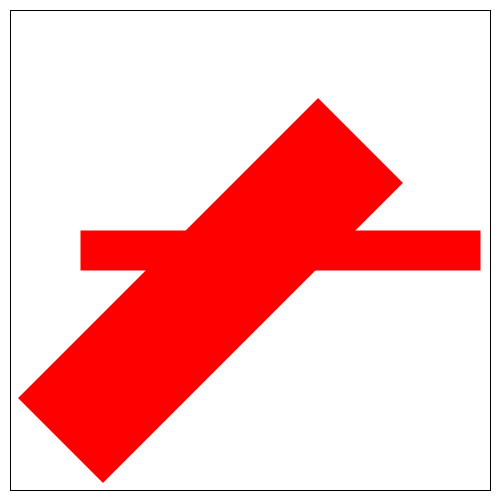
Frame 1 (no input)
Frame 60 (the mouse pressed at the canvas centre just before this capture): identical to frame 1, image omitted
Frame 120 (the mouse held since frame 60 and released just before this capture): identical to frame 1, image omitted

The Processing sketch that drew this single still picture (run headless with seeded random() and noise(); from frame 60 on, the mouse is pressed at the canvas centre):

// Processing sketch: processing_126888
// ── processing_126888.pde

/* This program draws a black outlined square with a 
 red horizontal line centered on the axis between the 
 midpoint of the left side and the midpoint of the right 
 side and a red diagonal line centered on the axis 
 between the lower left and upper right corners using 
 limited set of Processing functions
 Created by Olaf Keller
 */

void setup() { 
  size (500, 500);
  background(255);
  smooth();
}

void draw() {
  //squere
  stroke(0);
  strokeWeight(1);
  rect(10, 10, 480, 480);

  //lines
  stroke(255, 0, 0);
  strokeWeight(40);
  strokeCap(SQUARE);
  line(80, height/2, 480, height/2);
  strokeWeight(120);
  strokeCap(SQUARE);
  line(60, 440, 360, 140);
}
